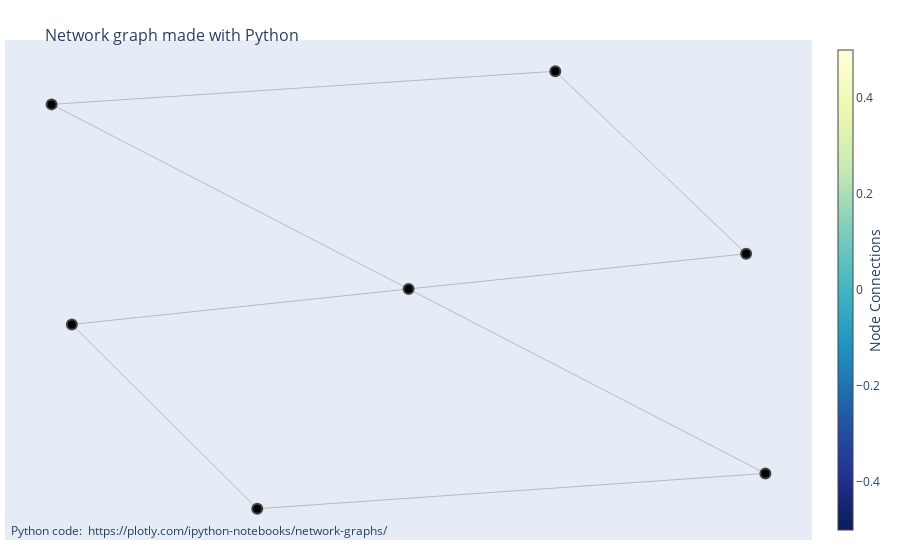

The notebook cell this image was saved under:
### Code cell
PyARMViz.adjacency_graph_plotly(rules=rules)

### Figure 1 — Plotly figure (JSON) as saved in the notebook; plotly's stock layout.template omitted (floating-point values rounded to 4 significant figures)
{"data": [{"hoverinfo": "none", "line": {"color": "#888", "width": 0.5}, "mode": "lines", "type": "scatter", "x": [0.7819, -0.3298, null, 0.001267, 0.7819, null, 0.001267, -0.7798, null, -0.3298, -0.7355, null, -0.7355, 0.001267, null, -0.7798, 0.3222, null, 0.3222, 0.7398, null, 0.7398, 0.001267, null], "y": [-0.839, -1, null, 0.001369, -0.839, null, 0.001369, 0.8426, null, -1, -0.16, null, -0.16, 0.001369, null, 0.8426, 0.9935, null, 0.9935, 0.1616, null, 0.1616, 0.001369, null]}, {"hoverinfo": "text", "marker": {"color": [], "colorbar": {"thickness": 15, "title": {"side": "right", "text": "Node Connections"}, "xanchor": "left"}, "colorscale": [[0, "rgb(255,255,217)"], [0.125, "rgb(237,248,177)"], [0.25, "rgb(199,233,180)"], [0.375, "rgb(127,205,187)"], [0.5, "rgb(65,182,196)"], [0.625, "rgb(29,145,192)"], [0.75, "rgb(34,94,168)"], [0.875, "rgb(37,52,148)"], [1, "rgb(8,29,88)"]], "line": {"width": 2}, "reversescale": true, "showscale": true, "size": 10}, "mode": "markers", "text": ["0", "Эклер", "Чизкейк", "1", "2", "Шоколад", "3"], "type": "scatter", "x": [0.7819, 0.001267, -0.3298, -0.7355, -0.7798, 0.3222, 0.7398], "y": [-0.839, 0.001369, -1, -0.16, 0.8426, 0.9935, 0.1616]}], "layout": {"annotations": [{"showarrow": false, "text": "Python code: <a href='https://plotly.com/ipython-notebooks/network-graphs/'> https://plotly.com/ipython-notebooks/network-graphs/</a>", "x": 0.005, "xref": "paper", "y": -0.002, "yref": "paper"}], "hovermode": "closest", "margin": {"b": 20, "l": 5, "r": 5, "t": 40}, "showlegend": false, "title": {"font": {"size": 16}, "text": "<br>Network graph made with Python"}, "xaxis": {"showgrid": false, "showticklabels": false, "zeroline": false}, "yaxis": {"showgrid": false, "showticklabels": false, "zeroline": false}}}
